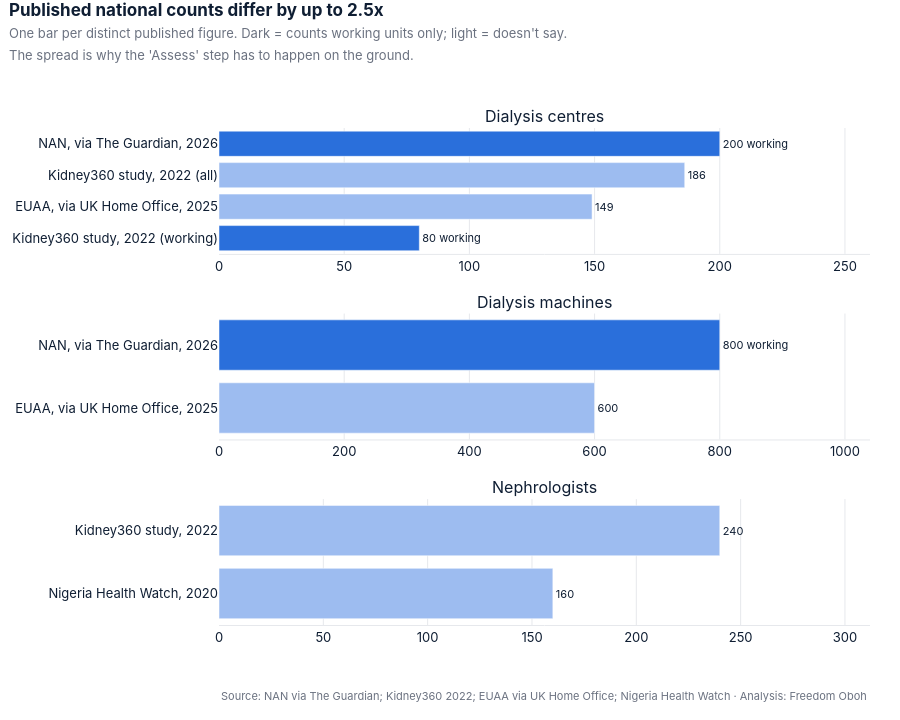

Source (notebook cell):
### Markdown cell above
## 2. Nobody agrees how much dialysis Nigeria has

Before looking state by state, the national picture. Published counts of centres, machines and
nephrologists disagree, partly because they count different things (working vs installed) and
come from different years.

### Code cell
charts.national_counts(national).show()

### Figure 1 — Plotly figure (JSON) as saved in the notebook; plotly's stock layout.template omitted (floating-point values rounded to 4 significant figures)
{"data": [{"cliponaxis": false, "hovertemplate": "%{x:,.0f}<br>%{y}<extra></extra>", "marker": {"color": ["#2A6FDB", "#9DBCF0", "#9DBCF0", "#2A6FDB"]}, "orientation": "h", "text": ["80 working", "149", "186", "200 working"], "textfont": {"color": "#0F1E33", "size": 11}, "textposition": "outside", "type": "bar", "x": [80.0, 149.0, 186.0, 200.0], "xaxis": "x", "y": ["Kidney360 study, 2022 (working)", "EUAA, via UK Home Office, 2025", "Kidney360 study, 2022 (all)", "NAN, via The Guardian, 2026"], "yaxis": "y"}, {"cliponaxis": false, "hovertemplate": "%{x:,.0f}<br>%{y}<extra></extra>", "marker": {"color": ["#9DBCF0", "#2A6FDB"]}, "orientation": "h", "text": ["600", "800 working"], "textfont": {"color": "#0F1E33", "size": 11}, "textposition": "outside", "type": "bar", "x": [600.0, 800.0], "xaxis": "x2", "y": ["EUAA, via UK Home Office, 2025", "NAN, via The Guardian, 2026"], "yaxis": "y2"}, {"cliponaxis": false, "hovertemplate": "%{x:,.0f}<br>%{y}<extra></extra>", "marker": {"color": ["#9DBCF0", "#9DBCF0"]}, "orientation": "h", "text": ["160", "240"], "textfont": {"color": "#0F1E33", "size": 11}, "textposition": "outside", "type": "bar", "x": [160.0, 240.0], "xaxis": "x3", "y": ["Nigeria Health Watch, 2020", "Kidney360 study, 2022"], "yaxis": "y3"}], "layout": {"annotations": [{"font": {"size": 16}, "showarrow": false, "text": "Dialysis centres", "x": 0.5, "xanchor": "center", "xref": "paper", "y": 1, "yanchor": "bottom", "yref": "paper"}, {"font": {"size": 16}, "showarrow": false, "text": "Dialysis machines", "x": 0.5, "xanchor": "center", "xref": "paper", "y": 0.6267, "yanchor": "bottom", "yref": "paper"}, {"font": {"size": 16}, "showarrow": false, "text": "Nephrologists", "x": 0.5, "xanchor": "center", "xref": "paper", "y": 0.2533, "yanchor": "bottom", "yref": "paper"}, {"font": {"color": "#6B7280", "size": 11}, "showarrow": false, "text": "Source: NAN via The Guardian; Kidney360 2022; EUAA via UK Home Office; Nigeria Health Watch · Analysis: Freedom Oboh", "x": 0, "xanchor": "left", "xref": "paper", "y": 0, "yanchor": "top", "yref": "paper", "yshift": -62}], "font": {"color": "#0F1E33", "family": "Inter, Segoe UI, Arial, sans-serif", "size": 13}, "height": 720, "hoverlabel": {"bgcolor": "white", "font": {"color": "#0F1E33"}}, "margin": {"b": 95, "l": 20, "r": 30, "t": 128}, "paper_bgcolor": "white", "plot_bgcolor": "white", "showlegend": false, "title": {"font": {"size": 17}, "pad": {"t": 16}, "text": "<b>Published national counts differ by up to 2.5x</b><br><span style='font-size:13px;color:#6B7280'>One bar per distinct published figure. Dark = counts working units only; light = doesn't say.<br>The spread is why the 'Assess' step has to happen on the ground.</span>", "x": 0.01, "xanchor": "left", "y": 1, "yanchor": "top", "yref": "container"}, "xaxis": {"anchor": "y", "automargin": true, "domain": [0, 1], "gridcolor": "#E6E8EC", "linecolor": "#E6E8EC", "range": [0, 260], "showgrid": true, "title": {"standoff": 10}, "zeroline": false}, "xaxis2": {"anchor": "y2", "automargin": true, "domain": [0, 1], "gridcolor": "#E6E8EC", "linecolor": "#E6E8EC", "range": [0, 1040], "showgrid": true, "title": {"standoff": 10}, "zeroline": false}, "xaxis3": {"anchor": "y3", "automargin": true, "domain": [0, 1], "gridcolor": "#E6E8EC", "linecolor": "#E6E8EC", "range": [0, 312], "showgrid": true, "title": {"standoff": 10}, "zeroline": false}, "yaxis": {"anchor": "x", "automargin": true, "domain": [0.7467, 1], "gridcolor": "#E6E8EC", "showgrid": false, "title": {"standoff": 10}, "zeroline": false}, "yaxis2": {"anchor": "x2", "automargin": true, "domain": [0.3733, 0.6267], "gridcolor": "#E6E8EC", "showgrid": false, "title": {"standoff": 10}, "zeroline": false}, "yaxis3": {"anchor": "x3", "automargin": true, "domain": [0, 0.2533], "gridcolor": "#E6E8EC", "showgrid": false, "title": {"standoff": 10}, "zeroline": false}}}
